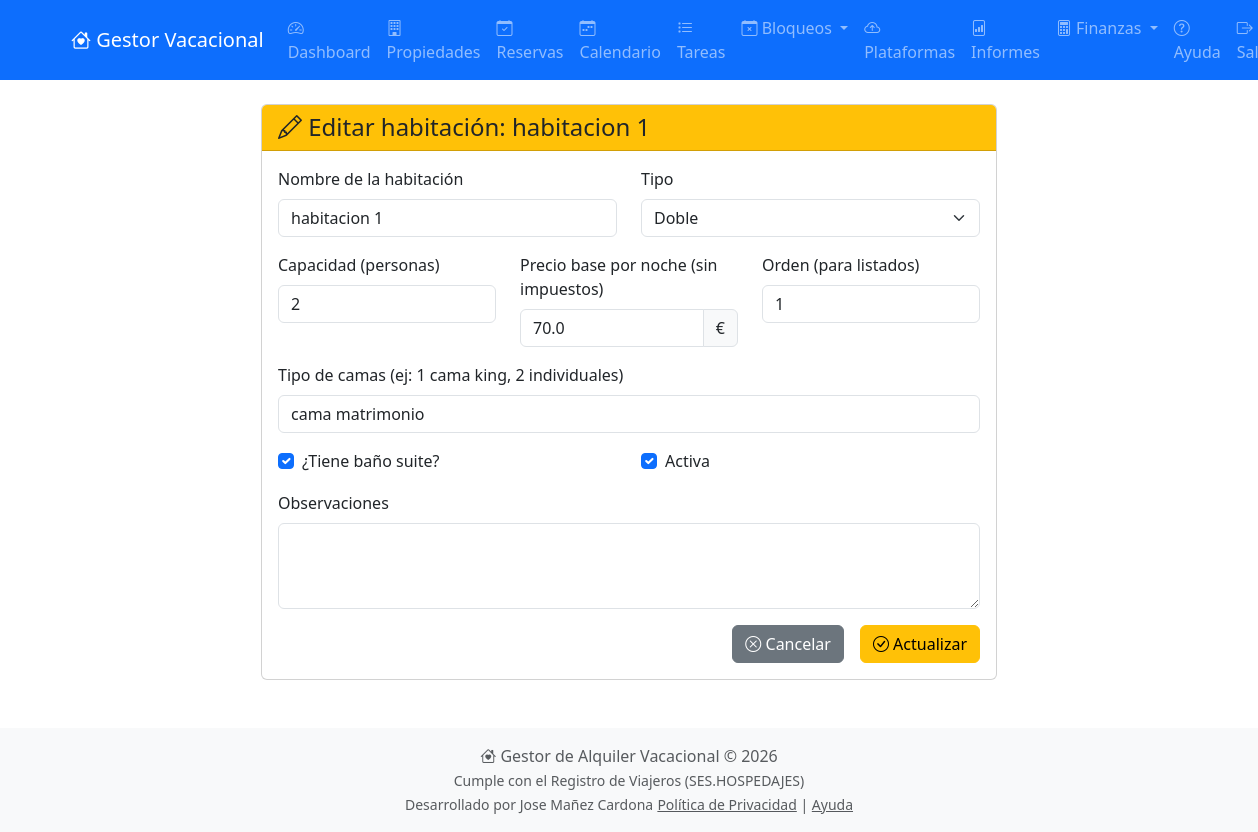
The page /habitaciones/editar/1 (signed in) on the database its author committed.
### models.py (models this page shows, shortened)
class Habitacion(db.Model):
    __tablename__ = 'habitaciones'
    id = db.Column(db.Integer, primary_key=True)
    propiedad_id = db.Column(db.Integer, db.ForeignKey('propiedades.id'), nullable=False)
    nombre = db.Column(db.String(100), nullable=False)
    tipo = db.Column(db.String(50))
    capacidad = db.Column(db.Integer, default=2)
    tiene_bano_suite = db.Column(db.Boolean, default=False)
    camas = db.Column(db.String(100))
    precio_base = db.Column(db.Float, nullable=False)
    activa = db.Column(db.Boolean, default=True)
    orden = db.Column(db.Integer, default=0)
    observaciones = db.Column(db.Text)
    fecha_creacion = db.Column(db.DateTime, default=datetime.utcnow)
    propiedad = db.relationship('Propiedad', back_populates='habitaciones')
    reservas = db.relationship('ReservaHabitacion', back_populates='habitacion', lazy='dynamic')
    bloqueos = db.relationship('BloqueoPropiedad', back_populates='habitacion', lazy='dynamic')

### habitaciones.py (the view)
@habitaciones_bp.route('/editar/<int:id>', methods=['GET', 'POST'])
@login_required
def editar(id):
    habitacion = Habitacion.query.get_or_404(id)
    propiedad = Propiedad.query.get(habitacion.propiedad_id)
    if propiedad.usuario_id != current_user.id:
        flash('No tienes permiso para editar esta habitación', 'danger')
        return redirect(url_for('propiedades.index'))
    form = HabitacionForm(obj=habitacion)
    if form.validate_on_submit():
        form.populate_obj(habitacion)
        db.session.commit()
        flash('Habitación actualizada correctamente', 'success')
        return redirect(url_for('habitaciones.index', propiedad_id=habitacion.propiedad_id))
    return render_template('habitaciones/editar.html', form=form, habitacion=habitacion)

### forms.py
class HabitacionForm(FlaskForm):
    nombre = StringField('Nombre de la habitación', validators=[DataRequired()])
    tipo = SelectField('Tipo', choices=[
        ('individual', 'Individual'),
        ('doble', 'Doble'),
        ('suite', 'Suite'),
        ('familiar', 'Familiar'),
        ('otro', 'Otro')
    ], default='doble')
    capacidad = IntegerField('Capacidad (personas)', validators=[DataRequired(), NumberRange(min=1)], default=2)
    tiene_bano_suite = BooleanField('¿Tiene baño suite?', default=False)
    camas = StringField('Tipo de camas (ej: 1 cama king, 2 individuales)', validators=[Optional()])
    precio_base = FloatField('Precio base por noche (sin impuestos)', validators=[DataRequired(), NumberRange(min=0)])
    activa = BooleanField('Activa', default=True)
    orden = IntegerField('Orden (para listados)', default=0)
    observaciones = TextAreaField('Observaciones', validators=[Optional()])
    submit = SubmitField('Guardar habitación')

### app.py (called while the page is built)
@login.user_loader
def load_user(user_id):
    return db.session.get(User, int(user_id))

### templates/habitaciones/editar.html (shortened to what this page needs)
{% extends "base.html" %}
{% block content %}
<div class="row justify-content-center">
    <div class="col-md-8">
        <div class="card">
            <div class="card-header bg-warning text-dark">
                <h4 class="mb-0"><i class="bi bi-pencil"></i> Editar habitación: {{ habitacion.nombre }}</h4>
            </div>
            <div class="card-body">
                <form method="POST" action="">
                    <div class="row">
                        <div class="col-md-6 mb-3">
                            {{ form.nombre.label(class="form-label") }}
                            {{ form.nombre(class="form-control") }}
                        </div>
                        <div class="col-md-6 mb-3">
                            {{ form.tipo.label(class="form-label") }}
                            {{ form.tipo(class="form-select") }}
                        </div>
                    </div>
                    <div class="row">
                        <div class="col-md-4 mb-3">
                            {{ form.capacidad.label(class="form-label") }}
                            {{ form.capacidad(class="form-control", type="number") }}
                        </div>
                        <div class="col-md-4 mb-3">
                            {{ form.precio_base.label(class="form-label") }}
                            <div class="input-group">
                                {{ form.precio_base(class="form-control", type="number", step="0.01") }}
                                <span class="input-group-text">€</span>
                            </div>
                        </div>
                        <div class="col-md-4 mb-3">
                            {{ form.orden.label(class="form-label") }}
                            {{ form.orden(class="form-control", type="number") }}
                        </div>
                    </div>
                    <div class="mb-3">
                        {{ form.camas.label(class="form-label") }}
                        {{ form.camas(class="form-control") }}
                    </div>
                    <div class="row mb-3">
                        <div class="col-md-6">
                            <div class="form-check">
                                {{ form.tiene_bano_suite(class="form-check-input") }}
                                {{ form.tiene_bano_suite.label(class="form-check-label") }}
                            </div>
                        </div>
                        <div class="col-md-6">
                            <div class="form-check">
                                {{ form.activa(class="form-check-input") }}
                                {{ form.activa.label(class="form-check-label") }}
                            </div>
                        </div>
                    </div>
                    <div class="mb-3">
                        {{ form.observaciones.label(class="form-label") }}
                        {{ form.observaciones(class="form-control", rows=3) }}
                    </div>
                    <div class="d-grid gap-2 d-md-flex justify-content-md-end">
                        <a href="{{ url_for('habitaciones.index', propiedad_id=habitacion.propiedad_id) }}" class="btn btn-secondary me-md-2">
                            <i class="bi bi-x-circle"></i> Cancelar
                        </a>
                        <button type="submit" class="btn btn-warning">
                            <i class="bi bi-check-circle"></i> Actualizar
                        </button>
                    </div>
                </form>
            </div>
        </div>
    </div>
</div>
{% endblock %}

### rows shown on the page
Habitacion: nombre "habitacion 1", tipo "Doble", capacidad "2", precio_base "70.0", orden "1", camas "cama matrimonio", tiene_bano_suite "☑", activa "☑"
